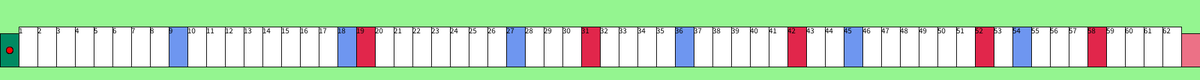
Frame 1 (no input)
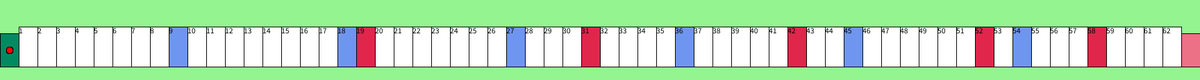
Frame 60 (the mouse pressed at the canvas centre just before this capture)
Frame 120 (the mouse held since frame 60 and released just before this capture): identical to frame 60, image omitted

The Processing sketch that drew these frames (run headless with seeded random() and noise(); from frame 60 on, the mouse is pressed at the canvas centre):

// Processing sketch: Iteration_5
// ── Iteration_5.pde

int de1 = int(random(1, 7));
int de2 = int(random(1, 7));
int largeurcase = 28;
int hauteur = 50;
int count = 1;
int[] coordCentre = new int[63];
int prison = 0;
boolean autorisationDeJeu = true;
String etat = "";

//Valeur pour chaque joueur
//Position
//Dans le prison = 1
//Coulleur en RGB
//Numero de joueur
//Dans la puit = 1
//Compteur hotel
int[] joueur1 = {0, 0, 0, 255, 12, 1, 0, 0};
int[] joueur2 = {0, 0, 0, 58, 255, 2, 0, 0};
int[] joueur3 = {0, 0, 255, 0, 197, 3, 0, 0};
int[] joueur4 = {0, 0, 255, 0, 0, 4, 0, 0};

int[] listeJoueurs = {joueur1[0], joueur2[0], joueur3[0], joueur4[0]};

float d1 = 0;
float d2 = 0;
float d3 = 0;
float d4 = 0;

void setup() {
  size(1792, 120);
  background(148, 245, 144);
  //Carrés départ et arrivé
  fill(0, 138, 98);
  rect (0, 50, largeurcase, 50);
  fill(236, 113, 134);
  rect (1764, 50, largeurcase, 50);


  creationDuPlateau();
  stockPosiDansTableau(coordCentre);
}

void draw () {

  creationDuPlateau();
  
  //Fait apparaitre les joueurs avec leurs annimations
  pion(d1, color(joueur1[2], joueur1[3], joueur1[4]));
  if(d1 >= joueur1[0]){
    d1 = joueur1[0];
  }else{
    d1 = d1 + 0.3;
  }
  
  pion(d2, color(joueur2[2], joueur2[3], joueur2[4]));
  if(d2 >= joueur2[0]){
    d2 = joueur2[0];
  }else{
    d2 = d2 + 0.3;
  }
  
  pion(d3, color(joueur3[2], joueur3[3], joueur3[4]));
  if(d3 >= joueur3[0]){
    d3 = joueur3[0];
  }else{
    d3 = d3 + 0.3;
  }
  
  pion(d4, color(joueur4[2], joueur4[3], joueur4[4]));
  if(d4 >= joueur4[0]){
    d4 = joueur4[0];
  }else{
    d4 = d4 + 0.3;
  }
}

void keyPressed() {
  //Lance la fonction lancé de dés si position n'est pas sur l'arrivée
  if (autorisationDeJeu == true && key == 'a' && joueur1 [0]!= 63) {
    lance(joueur1);
    println(joueur1[0]);
  }
  if (autorisationDeJeu == true && key == 'p' && joueur2 [0]!= 63) {

    lance(joueur2);
    println(joueur1[0]);
  }
  if (autorisationDeJeu == true && key == 'w' && joueur3 [0]!= 63) {

    lance(joueur3);
  }
  if (autorisationDeJeu == true && key == 'n' && joueur4 [0]!= 63) {

    lance(joueur4);
  }
  if (key == ENTER) {
    creationDuPlateau();
    background(148, 245, 144);
    //Carrés départ et arrivé
    fill(0, 138, 98);
    rect (0, 50, largeurcase, 50);
    fill(236, 113, 134);
    rect (1764, 50, largeurcase, 50);
    joueur1[0] = 0;
    joueur2[0] = 0;
    joueur3[0] = 0;
    joueur4[0] = 0;
    autorisationDeJeu = true;
  }
}

void creationDuPlateau() {
  for (int i = 1; i < 63; i++ ) {
    if (i== 9 || i==18 || i==27 || i==36 || i==45 || i==54) {
      fill (110, 150, 240);
    } else if (i == 31 || i == 19 || i == 42 || i == 52 || i ==58) {
      fill(225, 38, 75);
    } else {
      fill (255, 255, 255);
    }

    rect (i*largeurcase, 40, largeurcase, 60);
    fill(0);
    text(str(i), i*largeurcase, 50);
  }
}

//Evenement pour lancé de dés
void lance(int[] joueur) {

  de1 = int(random(1, 7));
  de2 = int(random(1, 7));
  fill(148, 245, 144);
  rect(0, 13, 50, 25);
  fill(0);
  text(de1 + " et " + de2, 10, 30);
  println("De1 : " + de1 + " De2 : " + de2);
  int avance = de1 + de2;

  if (joueur[1] != 0 || joueur[6] != 0) {
    return;
  }

  //Re met la case en blanc
  if (joueur[0] >0) {
    fill (255, 255, 255);
    rect (joueur[0] *largeurcase, 50, largeurcase, 50);
  }

  //Veriffication si la casse d'arrivé est prise
  int casePrise = verifSurCase(joueur[0] + avance);
  if (casePrise != 100) {
    if (casePrise == 0) {
      joueur1[0] = joueur[0];
    } else if (casePrise == 1) {
      joueur2[0] = joueur[0];
    } else if (casePrise == 2) {
      joueur3[0] = joueur[0];
    } else if (casePrise == 3) {
      joueur4[0] = joueur[0];
    }
  }

  if (joueur[0]+ avance  == 19 && joueur[7] <= 2) {
    etat = "Hotel";
    joueur[0]  = 19;
  } else if (joueur[0]+ avance == 52) {
    etat = "Prison";
    println("prison");
    println(prison);

    if (prison == 0) {
      joueur[1] = 1;
      prison++;
      println("Prisonier");
    } else {
      joueur1[1] = 0;
      joueur2[1] = 0;
      joueur3[1] = 0;
      joueur4[1] = 0;
      prison = 0;
    }
    joueur[0]  = 52;
  } else if (joueur[0]  + avance == 31) {
    etat = "Puit";
    joueur1[6] = 0;
    joueur2[6] = 0;
    joueur3[6] = 0;
    joueur4[6] = 0;
    joueur[6] = 1;
    joueur[0]  = 31;
  } else if (joueur[0]  + avance == 63) {
    joueur[0]  = joueur[0]  + avance;
    fill(0);
    text("Victoire", 100, 30);
    autorisationDeJeu = false;
    println("Terminé");
  } else if (joueur[0]  + avance > 63) {
    joueur[0]  = joueur[0]  - ((joueur[0]  + avance) - 63) ;
    println("Retour en case : " + joueur[0] );
  } else {
    joueur[0]  = joueur[0]  + avance;
  }

  joueur[0]  = caseSpeciale(joueur[0], avance);
  if (joueur[0] == 63) {
    joueur[0]  = joueur[0]  + avance;
    fill(0);
    text("Victoire", 100, 30);
    autorisationDeJeu = false;
  }

  println("Position joueur : " + joueur[5] );
  //pion(joueur[0]  * largeurcase, color(joueur[2], joueur[3], joueur[4]));

  //Affiche carré + score
  fill(148, 245, 144);
  rect(300, 10, 100, 25);
  fill(0, 0, 0);
  text(etat, 315, 27);
  text(str(joueur[0] ), joueur[0] *largeurcase, 60 );
  count++;
  joueur[7]++;
}


//Ajoute les valeurs de x centrés dans un tableau
void stockPosiDansTableau(int[] tableau) {

  for (int i = 0; i < tableau.length; i++) {
    for (int j = 1; j < 64; j++ ) {
      tableau[i] = (j*largeurcase) + (largeurcase / 2);
    }
  }
}

//Affiche un pion en fonction d'une position
void pion(float positionX, color coulleur) {
  fill(coulleur);
  ellipse (positionX * largeurcase + (largeurcase /2), 75, 10, 10);
}

int caseSpeciale(int cases, int jet) {
  //Lancé de départ
  if (count == 1) {
    if (de1 == 6 && de2 == 3 || de1==3 && de2 ==6) {
      println("Cases : " + 26);
      return 26;
    } else if (de1 == 4 && de2 == 5 || de1==5 && de2 ==4) {
      println("Cases : " + 53);
      return 53;
    } else if (de1 + de2 == 6) {
      println("Cases : " + 12);
      return 12;
    }
  }
  //Lancé autre que le premier lancé
  //OIES
  if (cases == 54 && jet == 9) {
    return 63;
  } else if (cases == 9 || cases == 18 ||cases == 27 ||cases == 36 ||cases == 45 ||cases == 54 && jet < 10) {
    println("Cases : oie");
    etat = "Oie";
    return cases + jet;
  } else if (cases == 54 && jet >= 10) {
    return cases - ((cases + jet) - 63) ;
  }
  //Labyrinthe
  if (cases == 42) {
    etat = "Labyrinthe";
    println("Cases : " + 30);
    return 30;
  }
  //Tête de mort
  if (cases == 58) {
    etat = "Tête de mort";
    println("Cases : " + 58);
    return 0;
  }

  return cases;
}

int verifSurCase(int posi) {
  //init des postions de la liste
  listeJoueurs[0] = joueur1[0];
  listeJoueurs[1] = joueur2[0];
  listeJoueurs[2] = joueur3[0];
  listeJoueurs[3] = joueur4[0];

  for (int i = 0; i < listeJoueurs.length; i++) {
    if (posi == listeJoueurs[i] && posi != 19 && posi != 31 && posi != 52) {
      return i;
    }
  }
  return 100;
}
